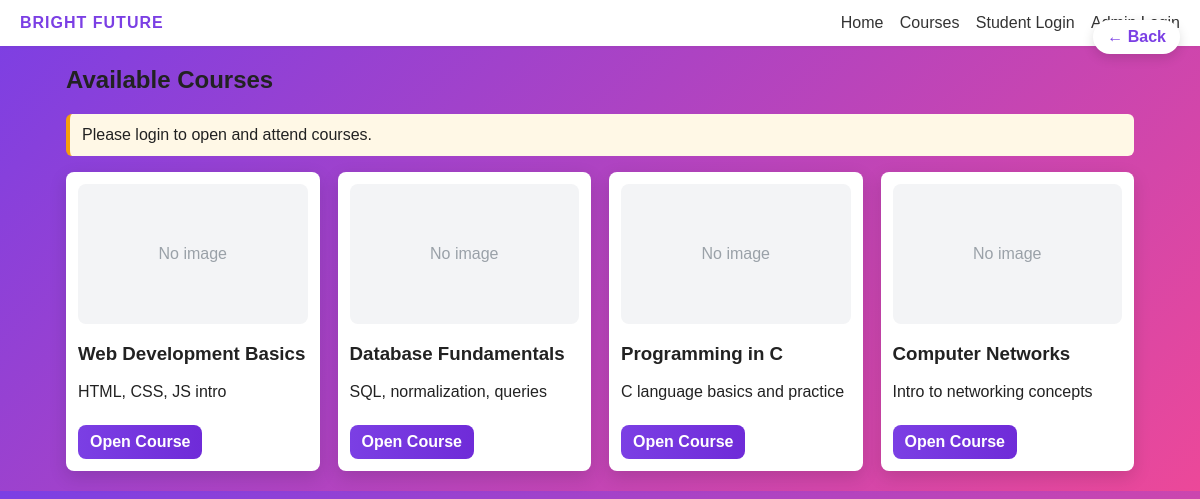
/courses.php, run on the app's committed database.
### tables this page shows
CREATE TABLE IF NOT EXISTS courses (
  id INT AUTO_INCREMENT PRIMARY KEY,
  title VARCHAR(150) NOT NULL,
  short_desc VARCHAR(255),
  content TEXT,
  image VARCHAR(255),
  video VARCHAR(255)
);

### courses.php (the view, shortened to what this page needs)
<?php
session_start(); require 'db_connect.php';
$r=$conn->query("SELECT * FROM courses ORDER BY id ASC");
$courses=$r?$r->fetch_all(MYSQLI_ASSOC):[];
$logged=isset($_SESSION['student_id']);
?>
<!doctype html><html><head>
<link rel="stylesheet" href="styles.css">
</head><body>
<a href="index.php" class="back">← Back</a>
<header class="site-header">
<div class="brand">BRIGHT FUTURE</div>
<nav>
<a href="index.php">Home</a>
<a href="courses.php">Courses</a>
<a href="student_login.php">Student Login</a>
<a href="admin_login.php">Admin Login</a>
</nav>
</header>
<main class="container">
<h2>Available Courses</h2>
<?php if(!$logged): ?>
<div class="login-banner">
Please login to open and attend courses.
</div>
<?php endif; ?>
<div class="courses-grid">
<?php if(!$courses): ?><p>No courses found.</p>
<?php else: foreach($courses as $c):
$cid=(int)$c['id'];
$link=$logged?"course.php?id=$cid":
"student_login.php?login_required=1&next=course.php?id=$cid";
?>
<div class="course-card">
<?php if($c['image'] && file_exists($c['image'])): ?>
<img src="<?=htmlspecialchars($c['image'])?>">
<?php else: ?>
<div style="height:140px;background:#f3f4f6;border-radius:8px;
display:flex;align-items:center;justify-content:center;color:#9aa1a8">
No image</div>
<?php endif; ?>
<h3><?=htmlspecialchars($c['title'])?></h3>
<p><?=htmlspecialchars($c['short_desc'])?></p>
<a class="btn" href="<?=htmlspecialchars($link)?>">Open Course</a>
</div>
<?php endforeach; endif; ?>
</div>
</main>
</body></html>

### styles.css (style rules this page uses)
:root { --purple: #7b3fe4; --bg: #f6f7fb; --card: #ffffff; }
* { box-sizing:border-box }
body { font-family:Arial,Helvetica,sans-serif;margin:0;background:var(--bg);color:#222 }
.site-header { display:flex;justify-content:space-between;align-items:center;padding:14px 20px;background:#fff;box-shadow:0 1px 4px rgba(0,0,0,0.06) }
.site-header .brand { font-weight:700;color:var(--purple);letter-spacing:1px }
.site-header nav a { margin-left:12px;text-decoration:none;color:#333 }
.container { max-width:1100px;margin:20px auto;padding:0 16px }
.btn { display:inline-block;padding:10px 14px;border-radius:24px;background:var(--purple);color:#fff;text-decoration:none;margin-top:8px }
.courses-grid { display:grid;grid-template-columns:repeat(auto-fit,minmax(240px,1fr));gap:18px;margin-top:20px }
.course-card { background:var(--card);padding:12px;border-radius:8px;box-shadow:0 2px 8px rgba(0,0,0,0.04) }

### courses.php (style rules this page uses)
body { margin:0;font-family:sans-serif; background:linear-gradient(135deg,#7b3fe4,#ec4899) }
.login-banner { background:#fff8e6;border-left:4px solid #f59e0b; padding:12px;border-radius:6px;margin:12px 0 }
.courses-grid { display:grid;grid-template-columns:repeat(auto-fit,minmax(240px,1fr)); gap:18px;margin-top:16px }
.course-card { background:#fff;padding:12px;border-radius:8px; box-shadow:0 6px 18px #0002 }
.btn { display:inline-block;padding:8px 12px;border-radius:8px; background:linear-gradient(90deg,#7b3fe4,#6f2bd8); color:#fff;text-decoration:none;font-weight:700 }
.back { position:fixed;top:20px;right:20px; background:#fff;padding:8px 14px; border-radius:20px;text-decoration:none; color:#7b3fe4;font-weight:700; box-shadow:0 4px 12px #0002 }

### data on the page
courses: image "No image", title "Web Development Basics", short_desc "HTML, CSS, JS intro"
courses: image "No image", title "Database Fundamentals", short_desc "SQL, normalization, queries"
courses: image "No image", title "Programming in C", short_desc "C language basics and practice"
courses: image "No image", title "Computer Networks", short_desc "Intro to networking concepts"
